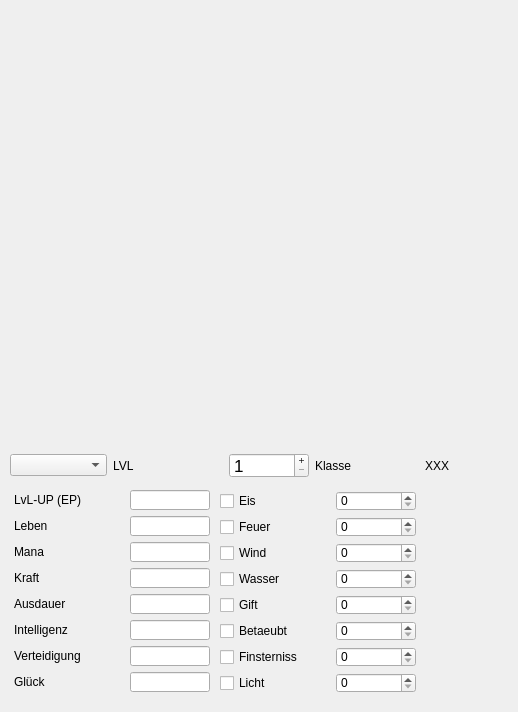
<?xml version="1.0" encoding="UTF-8"?>
<ui version="4.0">
 <class>Main_Editor_LVL</class>
 <widget class="QDialog" name="Main_Editor_LVL">
  <property name="geometry">
   <rect>
    <x>0</x>
    <y>0</y>
    <width>518</width>
    <height>712</height>
   </rect>
  </property>
  <property name="windowTitle">
   <string>Dialog</string>
  </property>
  <widget class="QWidget" name="">
   <property name="geometry">
    <rect>
     <x>10</x>
     <y>490</y>
     <width>412</width>
     <height>208</height>
    </rect>
   </property>
   <layout class="QHBoxLayout" name="horizontalLayout">
    <item>
     <layout class="QHBoxLayout" name="horizontalLayout_8">
      <item>
       <layout class="QVBoxLayout" name="verticalLayout_15">
        <item>
         <widget class="QLabel" name="main_editor_lvl_ep">
          <property name="minimumSize">
           <size>
            <width>90</width>
            <height>20</height>
           </size>
          </property>
          <property name="maximumSize">
           <size>
            <width>90</width>
            <height>20</height>
           </size>
          </property>
          <property name="text">
           <string>LvL-UP (EP)</string>
          </property>
         </widget>
        </item>
        <item>
         <widget class="QLabel" name="main_editor_lvl_leben">
          <property name="minimumSize">
           <size>
            <width>90</width>
            <height>20</height>
           </size>
          </property>
          <property name="maximumSize">
           <size>
            <width>90</width>
            <height>20</height>
           </size>
          </property>
          <property name="text">
           <string>Leben</string>
          </property>
         </widget>
        </item>
        <item>
         <widget class="QLabel" name="main_editor_lvl_mana">
          <property name="minimumSize">
           <size>
            <width>90</width>
            <height>20</height>
           </size>
          </property>
          <property name="maximumSize">
           <size>
            <width>90</width>
            <height>20</height>
           </size>
          </property>
          <property name="text">
           <string>Mana</string>
          </property>
         </widget>
        </item>
        <item>
         <widget class="QLabel" name="main_editor_lvl_kraft">
          <property name="minimumSize">
           <size>
            <width>90</width>
            <height>20</height>
           </size>
          </property>
          <property name="maximumSize">
           <size>
            <width>90</width>
            <height>20</height>
           </size>
          </property>
          <property name="text">
           <string>Kraft</string>
          </property>
         </widget>
        </item>
        <item>
         <widget class="QLabel" name="main_editor_lvl_ausdauer">
          <property name="minimumSize">
           <size>
            <width>90</width>
            <height>20</height>
           </size>
          </property>
          <property name="maximumSize">
           <size>
            <width>90</width>
            <height>20</height>
           </size>
          </property>
          <property name="text">
           <string>Ausdauer</string>
          </property>
         </widget>
        </item>
        <item>
         <widget class="QLabel" name="main_editor_lvl_intelligenz">
          <property name="minimumSize">
           <size>
            <width>90</width>
            <height>20</height>
           </size>
          </property>
          <property name="maximumSize">
           <size>
            <width>90</width>
            <height>20</height>
           </size>
          </property>
          <property name="text">
           <string>Intelligenz</string>
          </property>
         </widget>
        </item>
        <item>
         <widget class="QLabel" name="main_editor_lvl_verteidigung">
          <property name="minimumSize">
           <size>
            <width>90</width>
            <height>20</height>
           </size>
          </property>
          <property name="maximumSize">
           <size>
            <width>90</width>
            <height>20</height>
           </size>
          </property>
          <property name="text">
           <string>Verteidigung</string>
          </property>
         </widget>
        </item>
        <item>
         <widget class="QLabel" name="main_editor_lvl_glueck">
          <property name="minimumSize">
           <size>
            <width>110</width>
            <height>20</height>
           </size>
          </property>
          <property name="maximumSize">
           <size>
            <width>110</width>
            <height>20</height>
           </size>
          </property>
          <property name="text">
           <string>Glück</string>
          </property>
         </widget>
        </item>
       </layout>
      </item>
      <item>
       <layout class="QVBoxLayout" name="verticalLayout_14">
        <item>
         <widget class="QLineEdit" name="meh_lvl_ep_wert">
          <property name="minimumSize">
           <size>
            <width>80</width>
            <height>20</height>
           </size>
          </property>
          <property name="maximumSize">
           <size>
            <width>80</width>
            <height>20</height>
           </size>
          </property>
         </widget>
        </item>
        <item>
         <widget class="QLineEdit" name="meh_lvl_leben_wert">
          <property name="minimumSize">
           <size>
            <width>80</width>
            <height>20</height>
           </size>
          </property>
          <property name="maximumSize">
           <size>
            <width>80</width>
            <height>20</height>
           </size>
          </property>
          <property name="maxLength">
           <number>10</number>
          </property>
         </widget>
        </item>
        <item>
         <widget class="QLineEdit" name="meh_lvl_mana_wert">
          <property name="minimumSize">
           <size>
            <width>80</width>
            <height>20</height>
           </size>
          </property>
          <property name="maximumSize">
           <size>
            <width>80</width>
            <height>20</height>
           </size>
          </property>
          <property name="maxLength">
           <number>10</number>
          </property>
         </widget>
        </item>
        <item>
         <widget class="QLineEdit" name="meh_lvl_kraft_wert">
          <property name="minimumSize">
           <size>
            <width>80</width>
            <height>20</height>
           </size>
          </property>
          <property name="maximumSize">
           <size>
            <width>80</width>
            <height>20</height>
           </size>
          </property>
          <property name="maxLength">
           <number>10</number>
          </property>
         </widget>
        </item>
        <item>
         <widget class="QLineEdit" name="meh_lvl_ausdauer_wert">
          <property name="minimumSize">
           <size>
            <width>80</width>
            <height>20</height>
           </size>
          </property>
          <property name="maximumSize">
           <size>
            <width>80</width>
            <height>20</height>
           </size>
          </property>
          <property name="maxLength">
           <number>10</number>
          </property>
         </widget>
        </item>
        <item>
         <widget class="QLineEdit" name="meh_lvl_intelligenz_wert">
          <property name="minimumSize">
           <size>
            <width>80</width>
            <height>20</height>
           </size>
          </property>
          <property name="maximumSize">
           <size>
            <width>80</width>
            <height>20</height>
           </size>
          </property>
          <property name="maxLength">
           <number>10</number>
          </property>
         </widget>
        </item>
        <item>
         <widget class="QLineEdit" name="meh_lvl_verteidigung_wert">
          <property name="minimumSize">
           <size>
            <width>80</width>
            <height>20</height>
           </size>
          </property>
          <property name="maximumSize">
           <size>
            <width>80</width>
            <height>20</height>
           </size>
          </property>
          <property name="maxLength">
           <number>10</number>
          </property>
         </widget>
        </item>
        <item>
         <widget class="QLineEdit" name="meh_lvl_glueck_wert">
          <property name="minimumSize">
           <size>
            <width>80</width>
            <height>20</height>
           </size>
          </property>
          <property name="maximumSize">
           <size>
            <width>80</width>
            <height>20</height>
           </size>
          </property>
          <property name="maxLength">
           <number>10</number>
          </property>
         </widget>
        </item>
       </layout>
      </item>
     </layout>
    </item>
    <item>
     <layout class="QHBoxLayout" name="horizontalLayout_6">
      <item>
       <layout class="QVBoxLayout" name="verticalLayout_12">
        <property name="spacing">
         <number>5</number>
        </property>
        <item>
         <widget class="QCheckBox" name="meh_checkBox_eis">
          <property name="minimumSize">
           <size>
            <width>110</width>
            <height>20</height>
           </size>
          </property>
          <property name="maximumSize">
           <size>
            <width>110</width>
            <height>20</height>
           </size>
          </property>
          <property name="text">
           <string>Eis</string>
          </property>
         </widget>
        </item>
        <item>
         <widget class="QCheckBox" name="meh_checkBox_feuer">
          <property name="minimumSize">
           <size>
            <width>98</width>
            <height>20</height>
           </size>
          </property>
          <property name="maximumSize">
           <size>
            <width>98</width>
            <height>20</height>
           </size>
          </property>
          <property name="text">
           <string>Feuer</string>
          </property>
         </widget>
        </item>
        <item>
         <widget class="QCheckBox" name="meh_checkBox_wind">
          <property name="minimumSize">
           <size>
            <width>98</width>
            <height>20</height>
           </size>
          </property>
          <property name="maximumSize">
           <size>
            <width>98</width>
            <height>20</height>
           </size>
          </property>
          <property name="text">
           <string>Wind</string>
          </property>
         </widget>
        </item>
        <item>
         <widget class="QCheckBox" name="meh_checkBox_wasser">
          <property name="minimumSize">
           <size>
            <width>98</width>
            <height>20</height>
           </size>
          </property>
          <property name="maximumSize">
           <size>
            <width>98</width>
            <height>20</height>
           </size>
          </property>
          <property name="text">
           <string>Wasser</string>
          </property>
         </widget>
        </item>
        <item>
         <widget class="QCheckBox" name="meh_checkBox_gift">
          <property name="minimumSize">
           <size>
            <width>98</width>
            <height>20</height>
           </size>
          </property>
          <property name="maximumSize">
           <size>
            <width>98</width>
            <height>20</height>
           </size>
          </property>
          <property name="text">
           <string>Gift</string>
          </property>
         </widget>
        </item>
        <item>
         <widget class="QCheckBox" name="meh_checkBox_betaeubt">
          <property name="minimumSize">
           <size>
            <width>98</width>
            <height>20</height>
           </size>
          </property>
          <property name="maximumSize">
           <size>
            <width>98</width>
            <height>20</height>
           </size>
          </property>
          <property name="text">
           <string>Betaeubt</string>
          </property>
         </widget>
        </item>
        <item>
         <widget class="QCheckBox" name="meh_checkBox_finsterniss">
          <property name="minimumSize">
           <size>
            <width>98</width>
            <height>20</height>
           </size>
          </property>
          <property name="maximumSize">
           <size>
            <width>98</width>
            <height>20</height>
           </size>
          </property>
          <property name="text">
           <string>Finsterniss</string>
          </property>
         </widget>
        </item>
        <item>
         <widget class="QCheckBox" name="meh_checkBox_licht">
          <property name="minimumSize">
           <size>
            <width>98</width>
            <height>20</height>
           </size>
          </property>
          <property name="maximumSize">
           <size>
            <width>98</width>
            <height>20</height>
           </size>
          </property>
          <property name="text">
           <string>Licht</string>
          </property>
         </widget>
        </item>
       </layout>
      </item>
      <item>
       <layout class="QVBoxLayout" name="verticalLayout_9">
        <property name="spacing">
         <number>5</number>
        </property>
        <item>
         <widget class="QSpinBox" name="meh_sp_eis_wert">
          <property name="enabled">
           <bool>true</bool>
          </property>
          <property name="minimumSize">
           <size>
            <width>80</width>
            <height>20</height>
           </size>
          </property>
          <property name="maximumSize">
           <size>
            <width>80</width>
            <height>20</height>
           </size>
          </property>
          <property name="maximum">
           <number>100</number>
          </property>
         </widget>
        </item>
        <item>
         <widget class="QSpinBox" name="meh_sp_feuer_wert">
          <property name="minimumSize">
           <size>
            <width>80</width>
            <height>20</height>
           </size>
          </property>
          <property name="maximumSize">
           <size>
            <width>80</width>
            <height>20</height>
           </size>
          </property>
          <property name="maximum">
           <number>100</number>
          </property>
         </widget>
        </item>
        <item>
         <widget class="QSpinBox" name="meh_sp_wind_wert">
          <property name="minimumSize">
           <size>
            <width>80</width>
            <height>20</height>
           </size>
          </property>
          <property name="maximumSize">
           <size>
            <width>80</width>
            <height>20</height>
           </size>
          </property>
          <property name="maximum">
           <number>100</number>
          </property>
         </widget>
        </item>
        <item>
         <widget class="QSpinBox" name="meh_sp_wasser_wert">
          <property name="minimumSize">
           <size>
            <width>80</width>
            <height>20</height>
           </size>
          </property>
          <property name="maximumSize">
           <size>
            <width>80</width>
            <height>20</height>
           </size>
          </property>
          <property name="maximum">
           <number>100</number>
          </property>
         </widget>
        </item>
        <item>
         <widget class="QSpinBox" name="meh_sp_gift_wert">
          <property name="minimumSize">
           <size>
            <width>80</width>
            <height>20</height>
           </size>
          </property>
          <property name="maximumSize">
           <size>
            <width>80</width>
            <height>20</height>
           </size>
          </property>
          <property name="maximum">
           <number>100</number>
          </property>
         </widget>
        </item>
        <item>
         <widget class="QSpinBox" name="meh_sp_betaeubt_wert">
          <property name="minimumSize">
           <size>
            <width>80</width>
            <height>20</height>
           </size>
          </property>
          <property name="maximumSize">
           <size>
            <width>80</width>
            <height>20</height>
           </size>
          </property>
          <property name="maximum">
           <number>100</number>
          </property>
         </widget>
        </item>
        <item>
         <widget class="QSpinBox" name="meh_sp_finsterniss_wert">
          <property name="minimumSize">
           <size>
            <width>80</width>
            <height>20</height>
           </size>
          </property>
          <property name="maximumSize">
           <size>
            <width>80</width>
            <height>20</height>
           </size>
          </property>
          <property name="maximum">
           <number>100</number>
          </property>
         </widget>
        </item>
        <item>
         <widget class="QSpinBox" name="meh_sp_licht_wert">
          <property name="minimumSize">
           <size>
            <width>80</width>
            <height>20</height>
           </size>
          </property>
          <property name="maximumSize">
           <size>
            <width>80</width>
            <height>20</height>
           </size>
          </property>
          <property name="maximum">
           <number>100</number>
          </property>
         </widget>
        </item>
       </layout>
      </item>
     </layout>
    </item>
   </layout>
  </widget>
  <widget class="QWidget" name="">
   <property name="geometry">
    <rect>
     <x>10</x>
     <y>450</y>
     <width>439</width>
     <height>31</height>
    </rect>
   </property>
   <layout class="QHBoxLayout" name="horizontalLayout_2">
    <item>
     <widget class="QComboBox" name="comboBox"/>
    </item>
    <item>
     <layout class="QHBoxLayout" name="horizontalLayout_7">
      <item>
       <widget class="QLabel" name="meh_lvl">
        <property name="minimumSize">
         <size>
          <width>110</width>
          <height>25</height>
         </size>
        </property>
        <property name="maximumSize">
         <size>
          <width>110</width>
          <height>25</height>
         </size>
        </property>
        <property name="text">
         <string>LVL</string>
        </property>
       </widget>
      </item>
      <item>
       <widget class="QSpinBox" name="meh_lvl_box">
        <property name="minimumSize">
         <size>
          <width>80</width>
          <height>25</height>
         </size>
        </property>
        <property name="maximumSize">
         <size>
          <width>80</width>
          <height>25</height>
         </size>
        </property>
        <property name="font">
         <font>
          <pointsize>13</pointsize>
         </font>
        </property>
        <property name="inputMethodHints">
         <set>Qt::ImhExclusiveInputMask</set>
        </property>
        <property name="wrapping">
         <bool>false</bool>
        </property>
        <property name="readOnly">
         <bool>false</bool>
        </property>
        <property name="buttonSymbols">
         <enum>QAbstractSpinBox::PlusMinus</enum>
        </property>
        <property name="accelerated">
         <bool>false</bool>
        </property>
        <property name="correctionMode">
         <enum>QAbstractSpinBox::CorrectToNearestValue</enum>
        </property>
        <property name="keyboardTracking">
         <bool>true</bool>
        </property>
        <property name="minimum">
         <number>1</number>
        </property>
        <property name="maximum">
         <number>99</number>
        </property>
        <property name="singleStep">
         <number>1</number>
        </property>
       </widget>
      </item>
     </layout>
    </item>
    <item>
     <layout class="QHBoxLayout" name="horizontalLayout_13">
      <property name="spacing">
       <number>0</number>
      </property>
      <property name="topMargin">
       <number>2</number>
      </property>
      <property name="bottomMargin">
       <number>2</number>
      </property>
      <item>
       <widget class="QLabel" name="label">
        <property name="minimumSize">
         <size>
          <width>110</width>
          <height>25</height>
         </size>
        </property>
        <property name="maximumSize">
         <size>
          <width>110</width>
          <height>25</height>
         </size>
        </property>
        <property name="text">
         <string>Klasse</string>
        </property>
       </widget>
      </item>
      <item>
       <widget class="QLabel" name="label_2">
        <property name="text">
         <string>XXX</string>
        </property>
       </widget>
      </item>
     </layout>
    </item>
   </layout>
  </widget>
 </widget>
 <resources/>
 <connections/>
</ui>
